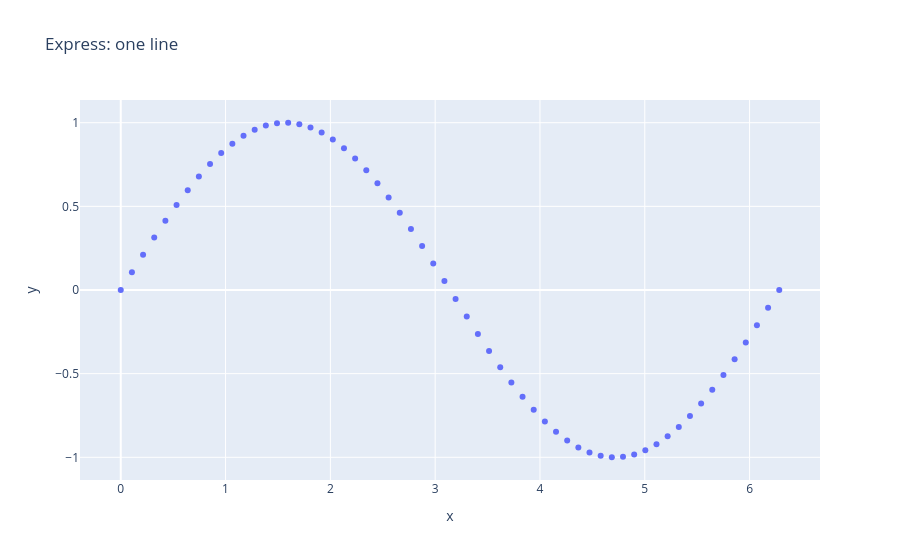
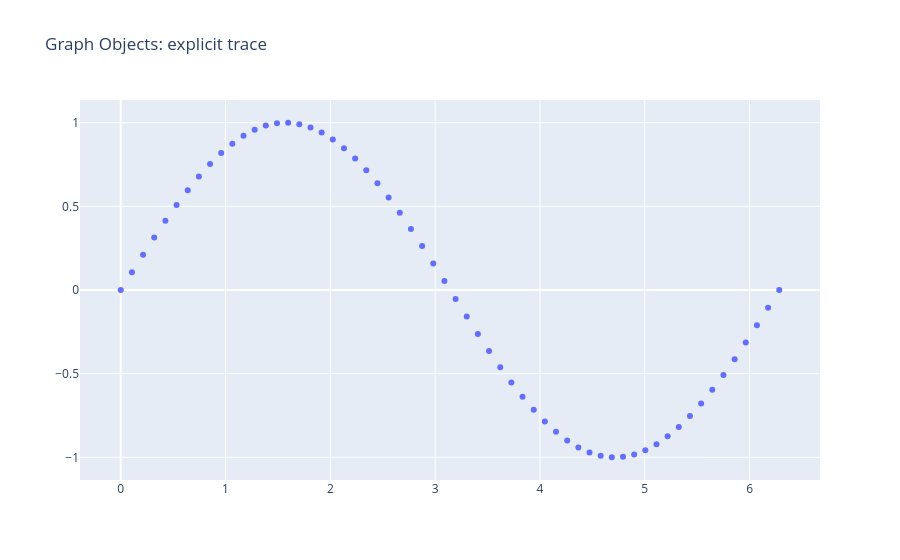

The notebook cell saved with these charts, in order:
### Markdown cell above
## 1. Plotly Express vs. Graph Objects

Plotly has two layers. `plotly.express` (imported as `px`) is the high-level layer: you pass a DataFrame and column names, and it produces a complete figure in one function call. It covers scatter plots, line plots, bar charts, histograms, 3D scatter, and more. `plotly.graph_objects` (imported as `go`) is the lower-level layer: you build a figure by constructing trace objects and adding them to a `go.Figure` one at a time. Graph objects give you precise control over every visual property and are the right choice when a figure needs custom hover templates, mixed trace types, or layout details that Express does not expose directly.

The two layers are not alternatives: an Express figure is a `go.Figure` under the hood, so you can always take an Express result and modify it with Graph Objects methods afterward.

### Code cell
# A minimal comparison: the same scatter plot via Express and Graph Objects
x_demo = np.linspace(0, 2 * np.pi, 60)
y_demo = np.sin(x_demo)

# Express version: one line
fig_px = px.scatter(x=x_demo, y=y_demo, title='Express: one line')
fig_px.show()

# Graph Objects version: explicit trace construction
fig_go = go.Figure()
fig_go.add_trace(go.Scatter(x=x_demo, y=y_demo, mode='markers', name='sin(x)'))
fig_go.update_layout(title='Graph Objects: explicit trace')
fig_go.show()

### Figure 1 — Plotly figure (JSON) as saved in the notebook; plotly's stock layout.template omitted (floating-point values rounded to 4 significant figures)
{"data": [{"hovertemplate": "x=%{x}<br>y=%{y}<extra></extra>", "legendgroup": "", "marker": {"color": "#636efa", "symbol": "circle"}, "mode": "markers", "name": "", "orientation": "v", "showlegend": false, "type": "scatter", "x": [0.0, 0.1065, 0.213, 0.3195, 0.426, 0.5325, 0.639, 0.7455, 0.852, 0.9585, 1.065, 1.171, 1.278, 1.384, 1.491, 1.597, 1.704, 1.81, 1.917, 2.023, 2.13, 2.236, 2.343, 2.449, 2.556, 2.662, 2.769, 2.875, 2.982, 3.088, 3.195, 3.301, 3.408, 3.514, 3.621, 3.727, 3.834, 3.94, 4.047, 4.153, 4.26, 4.366, 4.473, 4.579, 4.686, 4.792, 4.899, 5.005, 5.112, 5.218, 5.325, 5.431, 5.538, 5.644, 5.751, 5.857, 5.964, 6.07, 6.177, 6.283], "xaxis": "x", "y": [0.0, 0.1063, 0.2114, 0.3141, 0.4132, 0.5077, 0.5964, 0.6783, 0.7526, 0.8183, 0.8748, 0.9213, 0.9574, 0.9827, 0.9968, 0.9996, 0.9912, 0.9714, 0.9407, 0.8993, 0.8477, 0.7866, 0.7165, 0.6382, 0.5528, 0.4611, 0.3642, 0.2631, 0.1591, 0.05322, -0.05322, -0.1591, -0.2631, -0.3642, -0.4611, -0.5528, -0.6382, -0.7165, -0.7866, -0.8477, -0.8993, -0.9407, -0.9714, -0.9912, -0.9996, -0.9968, -0.9827, -0.9574, -0.9213, -0.8748, -0.8183, -0.7526, -0.6783, -0.5964, -0.5077, -0.4132, -0.3141, -0.2114, -0.1063, -2.449e-16], "yaxis": "y"}], "layout": {"legend": {"tracegroupgap": 0}, "title": {"text": "Express: one line"}, "xaxis": {"anchor": "y", "domain": [0, 1], "title": {"text": "x"}}, "yaxis": {"anchor": "x", "domain": [0, 1], "title": {"text": "y"}}}}

### Figure 2 — Plotly figure (JSON) as saved in the notebook; plotly's stock layout.template omitted (floating-point values rounded to 4 significant figures)
{"data": [{"mode": "markers", "name": "sin(x)", "type": "scatter", "x": [0.0, 0.1065, 0.213, 0.3195, 0.426, 0.5325, 0.639, 0.7455, 0.852, 0.9585, 1.065, 1.171, 1.278, 1.384, 1.491, 1.597, 1.704, 1.81, 1.917, 2.023, 2.13, 2.236, 2.343, 2.449, 2.556, 2.662, 2.769, 2.875, 2.982, 3.088, 3.195, 3.301, 3.408, 3.514, 3.621, 3.727, 3.834, 3.94, 4.047, 4.153, 4.26, 4.366, 4.473, 4.579, 4.686, 4.792, 4.899, 5.005, 5.112, 5.218, 5.325, 5.431, 5.538, 5.644, 5.751, 5.857, 5.964, 6.07, 6.177, 6.283], "y": [0.0, 0.1063, 0.2114, 0.3141, 0.4132, 0.5077, 0.5964, 0.6783, 0.7526, 0.8183, 0.8748, 0.9213, 0.9574, 0.9827, 0.9968, 0.9996, 0.9912, 0.9714, 0.9407, 0.8993, 0.8477, 0.7866, 0.7165, 0.6382, 0.5528, 0.4611, 0.3642, 0.2631, 0.1591, 0.05322, -0.05322, -0.1591, -0.2631, -0.3642, -0.4611, -0.5528, -0.6382, -0.7165, -0.7866, -0.8477, -0.8993, -0.9407, -0.9714, -0.9912, -0.9996, -0.9968, -0.9827, -0.9574, -0.9213, -0.8748, -0.8183, -0.7526, -0.6783, -0.5964, -0.5077, -0.4132, -0.3141, -0.2114, -0.1063, -2.449e-16]}], "layout": {"title": {"text": "Graph Objects: explicit trace"}}}
